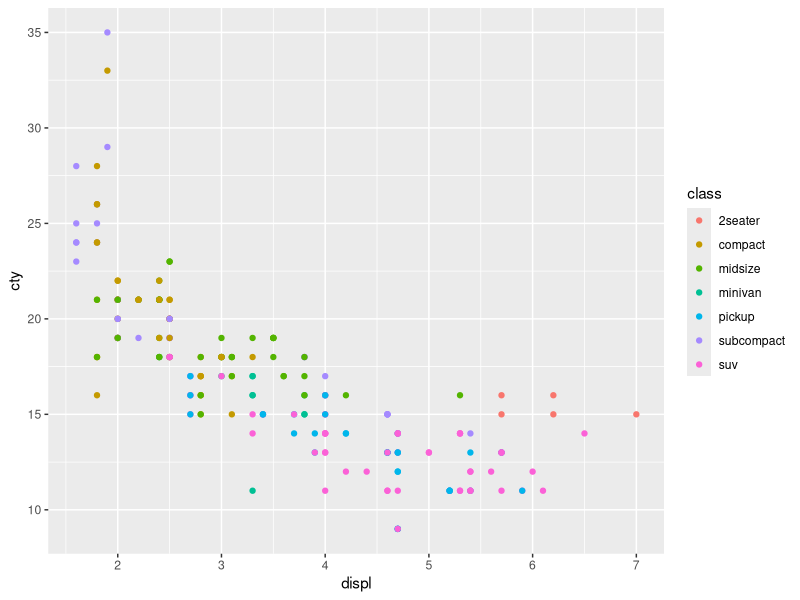

Source code (R):
# 加载ggplot2绘图包
library("ggplot2")
# 设置工作路径
setwd("D:\\softwares\\applied statistics\\rcodelearning\\chap18\\sourcecode")
# 指定数据，和横纵轴变量，以及几何对象
p <- ggplot(mpg, aes(displ, cty, colour = class)) +
    geom_point()
# 保存文件
ggsave("../codeimage/code2.pdf")
# 保存工作空间
save.image("R2.RData")
